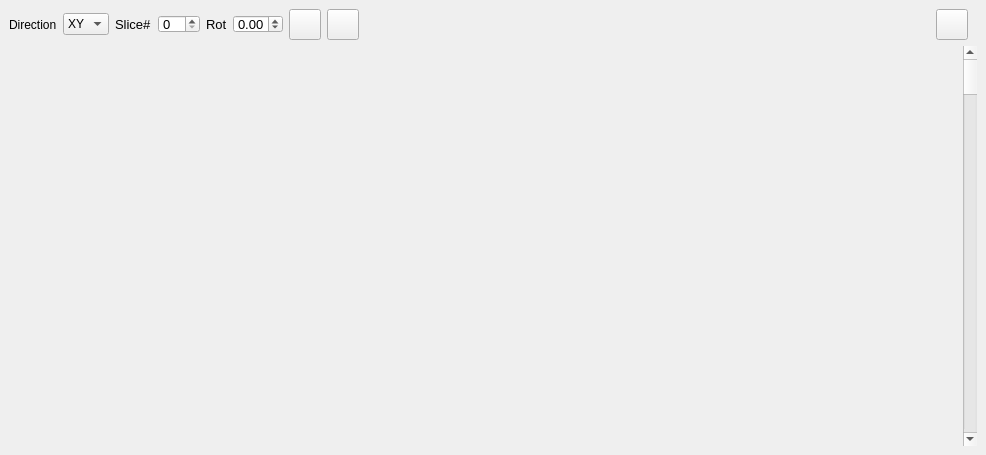
<?xml version="1.0" encoding="UTF-8"?>
<ui version="4.0">
 <class>SSView</class>
 <widget class="QDockWidget" name="SSView">
  <property name="geometry">
   <rect>
    <x>0</x>
    <y>0</y>
    <width>986</width>
    <height>455</height>
   </rect>
  </property>
  <property name="windowTitle">
   <string>Segmentation Slice View</string>
  </property>
  <widget class="QWidget" name="dockWidgetContents">
   <layout class="QVBoxLayout" name="verticalLayout">
    <item>
     <widget class="QWidget" name="controls" native="true">
      <property name="sizePolicy">
       <sizepolicy hsizetype="Preferred" vsizetype="Maximum">
        <horstretch>0</horstretch>
        <verstretch>0</verstretch>
       </sizepolicy>
      </property>
      <property name="maximumSize">
       <size>
        <width>16777215</width>
        <height>35</height>
       </size>
      </property>
      <layout class="QHBoxLayout" name="horizontalLayout">
       <property name="leftMargin">
        <number>0</number>
       </property>
       <property name="topMargin">
        <number>0</number>
       </property>
       <property name="rightMargin">
        <number>9</number>
       </property>
       <property name="bottomMargin">
        <number>0</number>
       </property>
       <item>
        <widget class="QLabel" name="label">
         <property name="text">
          <string>Direction</string>
         </property>
        </widget>
       </item>
       <item>
        <widget class="QComboBox" name="cbDir">
         <item>
          <property name="text">
           <string>XY</string>
          </property>
         </item>
         <item>
          <property name="text">
           <string>XZ</string>
          </property>
         </item>
         <item>
          <property name="text">
           <string>YZ</string>
          </property>
         </item>
        </widget>
       </item>
       <item>
        <widget class="QLabel" name="sliceLabel">
         <property name="sizePolicy">
          <sizepolicy hsizetype="Preferred" vsizetype="Fixed">
           <horstretch>0</horstretch>
           <verstretch>0</verstretch>
          </sizepolicy>
         </property>
         <property name="font">
          <font>
           <family>MS Shell Dlg 2</family>
           <pointsize>10</pointsize>
           <weight>50</weight>
           <bold>false</bold>
          </font>
         </property>
         <property name="text">
          <string>Slice#</string>
         </property>
        </widget>
       </item>
       <item>
        <widget class="QSpinBox" name="sbNum">
         <property name="maximumSize">
          <size>
           <width>50</width>
           <height>18</height>
          </size>
         </property>
         <property name="font">
          <font>
           <family>MS Shell Dlg 2</family>
           <pointsize>10</pointsize>
           <weight>50</weight>
           <italic>false</italic>
           <bold>false</bold>
           <kerning>true</kerning>
          </font>
         </property>
        </widget>
       </item>
       <item>
        <widget class="QLabel" name="rotationLabel">
         <property name="sizePolicy">
          <sizepolicy hsizetype="Preferred" vsizetype="Fixed">
           <horstretch>0</horstretch>
           <verstretch>0</verstretch>
          </sizepolicy>
         </property>
         <property name="font">
          <font>
           <pointsize>10</pointsize>
           <weight>50</weight>
           <bold>false</bold>
          </font>
         </property>
         <property name="text">
          <string>Rot</string>
         </property>
        </widget>
       </item>
       <item>
        <widget class="QDoubleSpinBox" name="sbRot">
         <property name="maximumSize">
          <size>
           <width>50</width>
           <height>18</height>
          </size>
         </property>
         <property name="font">
          <font>
           <family>MS Shell Dlg 2</family>
           <pointsize>10</pointsize>
           <weight>50</weight>
           <bold>false</bold>
          </font>
         </property>
         <property name="minimum">
          <double>-180.000000000000000</double>
         </property>
         <property name="maximum">
          <double>180.000000000000000</double>
         </property>
         <property name="singleStep">
          <double>0.500000000000000</double>
         </property>
        </widget>
       </item>
       <item>
        <widget class="QToolButton" name="pushMov">
         <property name="minimumSize">
          <size>
           <width>30</width>
           <height>30</height>
          </size>
         </property>
         <property name="text">
          <string/>
         </property>
         <property name="icon">
          <iconset resource="../../open_iA/core/open_iA.qrc">
           <normaloff>:/images/savemov.png</normaloff>:/images/savemov.png</iconset>
         </property>
         <property name="iconSize">
          <size>
           <width>24</width>
           <height>24</height>
          </size>
         </property>
        </widget>
       </item>
       <item>
        <widget class="QToolButton" name="pushSave">
         <property name="minimumSize">
          <size>
           <width>30</width>
           <height>30</height>
          </size>
         </property>
         <property name="text">
          <string/>
         </property>
         <property name="icon">
          <iconset resource="../../open_iA/core/open_iA.qrc">
           <normaloff>:/images/savescreen.png</normaloff>:/images/savescreen.png</iconset>
         </property>
         <property name="iconSize">
          <size>
           <width>24</width>
           <height>24</height>
          </size>
         </property>
        </widget>
       </item>
       <item>
        <spacer name="horizontalSpacer">
         <property name="orientation">
          <enum>Qt::Horizontal</enum>
         </property>
         <property name="sizeType">
          <enum>QSizePolicy::Expanding</enum>
         </property>
         <property name="sizeHint" stdset="0">
          <size>
           <width>40</width>
           <height>0</height>
          </size>
         </property>
        </spacer>
       </item>
       <item>
        <widget class="QToolButton" name="tbSettings">
         <property name="text">
          <string/>
         </property>
         <property name="icon">
          <iconset resource="../../open_iA/core/open_iA.qrc">
           <normaloff>:/images/settings.png</normaloff>:/images/settings.png</iconset>
         </property>
         <property name="iconSize">
          <size>
           <width>24</width>
           <height>24</height>
          </size>
         </property>
        </widget>
       </item>
      </layout>
     </widget>
    </item>
    <item>
     <layout class="QHBoxLayout" name="horizontalLayout_2">
      <property name="spacing">
       <number>0</number>
      </property>
      <item>
       <widget class="QWidget" name="slicerWidget" native="true"/>
      </item>
      <item>
       <widget class="QScrollBar" name="verticalScrollBar">
        <property name="sizePolicy">
         <sizepolicy hsizetype="Fixed" vsizetype="Expanding">
          <horstretch>0</horstretch>
          <verstretch>0</verstretch>
         </sizepolicy>
        </property>
        <property name="orientation">
         <enum>Qt::Vertical</enum>
        </property>
       </widget>
      </item>
     </layout>
    </item>
   </layout>
  </widget>
 </widget>
 <resources>
  <include location="../../open_iA/core/open_iA.qrc"/>
 </resources>
 <connections/>
</ui>
